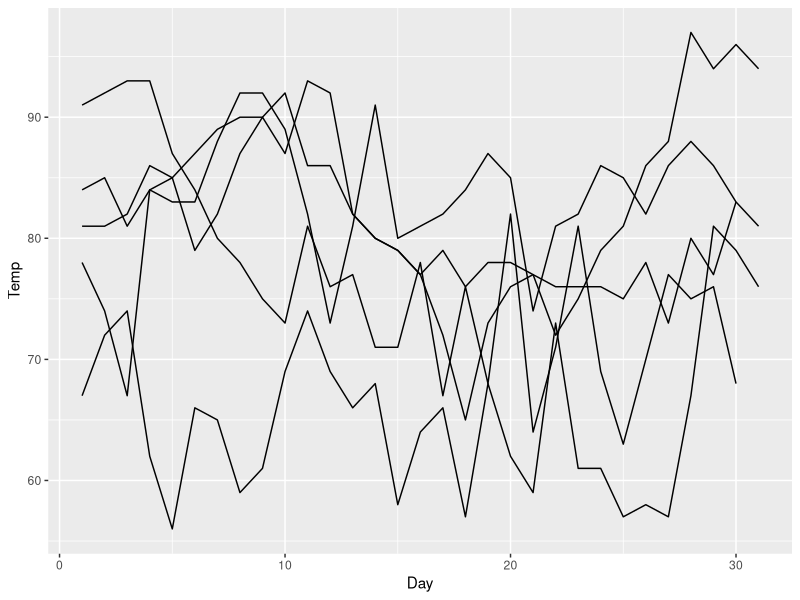

This chart was generated by the following R code:
## ---- chunk 1
library(gganimate)
library(dplyr)
library(readxl)
knitr::opts_chunk$set(echo = TRUE,cache = T)

rm(list=ls())
airquality <- airquality

## ---- chunk 2
p <- ggplot(airquality, aes(Day, Temp, group = Month)) +
  geom_line()

p

## ---- chunk 3
p <- ggplot(airquality, aes(Day, Temp)) +
   geom_line(color = 'red', size = 1) +
   transition_time(time=Month)
 
 animate(p,nframes = 50)
## ---- chunk 4
airquality$month_name <- rep(c("May","June","July","August","September"),c(31, 30, 31 ,31 ,30 ))


p <- ggplot(airquality, aes(Day, Temp)) +
  geom_line() +
  geom_text(aes(x=1,y=max(Temp),label=month_name),hjust = 0,data=airquality[airquality$Day==1,])+
  transition_time(time=Month)

animate(p,nframes = 50)
